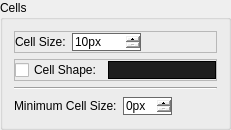
           <widget class="QGroupBox" name="groupCells">
            <property name="sizePolicy">
             <sizepolicy hsizetype="Minimum" vsizetype="MinimumExpanding">
              <horstretch>0</horstretch>
              <verstretch>0</verstretch>
             </sizepolicy>
            </property>
            <property name="styleSheet">
             <string notr="true"/>
            </property>
            <property name="title">
             <string>Cells</string>
            </property>
            <layout class="QVBoxLayout" name="verticalLayout_5">
             <item>
              <widget class="QFrame" name="frame_6">
               <property name="frameShape">
                <enum>QFrame::StyledPanel</enum>
               </property>
               <property name="frameShadow">
                <enum>QFrame::Raised</enum>
               </property>
               <layout class="QHBoxLayout" name="horizontalLayout_4">
                <property name="leftMargin">
                 <number>0</number>
                </property>
                <property name="topMargin">
                 <number>0</number>
                </property>
                <property name="rightMargin">
                 <number>0</number>
                </property>
                <property name="bottomMargin">
                 <number>0</number>
                </property>
                <item>
                 <widget class="QLabel" name="label_9">
                  <property name="statusTip">
                   <string>Width and height of each cell in pixels</string>
                  </property>
                  <property name="text">
                   <string>Cell Size:</string>
                  </property>
                 </widget>
                </item>
                <item>
                 <widget class="QSpinBox" name="spinCellSize">
                  <property name="minimumSize">
                   <size>
                    <width>0</width>
                    <height>0</height>
                   </size>
                  </property>
                  <property name="statusTip">
                   <string>Width and height of each cell in pixels</string>
                  </property>
                  <property name="whatsThis">
                   <string>&lt;html&gt;&lt;head/&gt;&lt;body&gt;&lt;p&gt;When generating a Photomosaic, the main image is split into cells. Each cell is replaced by a library image.&lt;/p&gt;&lt;p&gt;The cell size sets the width and height of each cell in pixels.&lt;/p&gt;&lt;p&gt;A smaller cell size results in more detail from the main image being identifiable, but less detail in the library images.&lt;/p&gt;&lt;/body&gt;&lt;/html&gt;</string>
                  </property>
                  <property name="styleSheet">
                   <string notr="true">QSpinBox {
border: 1px solid dimgray;
}</string>
                  </property>
                  <property name="buttonSymbols">
                   <enum>QAbstractSpinBox::PlusMinus</enum>
                  </property>
                  <property name="specialValueText">
                   <string/>
                  </property>
                  <property name="suffix">
                   <string>px</string>
                  </property>
                  <property name="minimum">
                   <number>10</number>
                  </property>
                  <property name="maximum">
                   <number>10000</number>
                  </property>
                 </widget>
                </item>
                <item>
                 <spacer name="horizontalSpacer_6">
                  <property name="orientation">
                   <enum>Qt::Horizontal</enum>
                  </property>
                  <property name="sizeHint" stdset="0">
                   <size>
                    <width>40</width>
                    <height>20</height>
                   </size>
                  </property>
                 </spacer>
                </item>
               </layout>
              </widget>
             </item>
             <item>
              <widget class="QFrame" name="frame_3">
               <property name="sizePolicy">
                <sizepolicy hsizetype="Minimum" vsizetype="Minimum">
                 <horstretch>0</horstretch>
                 <verstretch>0</verstretch>
                </sizepolicy>
               </property>
               <property name="styleSheet">
                <string notr="true"/>
               </property>
               <property name="frameShape">
                <enum>QFrame::StyledPanel</enum>
               </property>
               <property name="frameShadow">
                <enum>QFrame::Raised</enum>
               </property>
               <layout class="QHBoxLayout" name="horizontalLayout_3">
                <property name="leftMargin">
                 <number>0</number>
                </property>
                <property name="topMargin">
                 <number>0</number>
                </property>
                <property name="rightMargin">
                 <number>0</number>
                </property>
                <property name="bottomMargin">
                 <number>0</number>
                </property>
                <item>
                 <widget class="QCheckBox" name="checkCellShape">
                  <property name="statusTip">
                   <string>Controls use of custom cell shapes</string>
                  </property>
                  <property name="whatsThis">
                   <string>&lt;html&gt;&lt;head/&gt;&lt;body&gt;&lt;p&gt;When enabled will use the currently loaded cell shape for generating Photomosaics.&lt;/p&gt;&lt;p&gt;When disabled, or no cell shape is loaded, the default cell shape (square) is used.&lt;/p&gt;&lt;/body&gt;&lt;/html&gt;</string>
                  </property>
                  <property name="styleSheet">
                   <string notr="true"/>
                  </property>
                  <property name="text">
                   <string>Cell Shape:</string>
                  </property>
                 </widget>
                </item>
                <item>
                 <widget class="QLineEdit" name="lineCellShape">
                  <property name="enabled">
                   <bool>false</bool>
                  </property>
                  <property name="statusTip">
                   <string>Name of currently loaded cell shape</string>
                  </property>
                  <property name="whatsThis">
                   <string>&lt;html&gt;&lt;head/&gt;&lt;body&gt;&lt;p&gt;Displays the name of the currently loaded cell shape. When disabled the box is greyed out.&lt;/p&gt;&lt;p&gt;If no cell shape is loaded the default (square cell) is used.&lt;/p&gt;&lt;/body&gt;&lt;/html&gt;</string>
                  </property>
                  <property name="styleSheet">
                   <string notr="true">QLineEdit {
border: 1px solid dimgray;
}

QLineEdit:disabled {
	background-color: rgb(30, 30, 30);
	color: rgb(60, 60, 60);
	border-color: rgb(0, 0, 0);
}</string>
                  </property>
                  <property name="readOnly">
                   <bool>true</bool>
                  </property>
                 </widget>
                </item>
               </layout>
              </widget>
             </item>
             <item>
              <widget class="Line" name="line_5">
               <property name="orientation">
                <enum>Qt::Horizontal</enum>
               </property>
              </widget>
             </item>
             <item>
              <layout class="QHBoxLayout" name="horizontalLayout_9">
               <property name="topMargin">
                <number>0</number>
               </property>
               <item>
                <widget class="QLabel" name="label_22">
                 <property name="statusTip">
                  <string>Minimum width and height of each cell in pixels</string>
                 </property>
                 <property name="text">
                  <string>Minimum Cell Size:</string>
                 </property>
                </widget>
               </item>
               <item>
                <widget class="HalvingSpinBox" name="spinMinCellSize">
                 <property name="statusTip">
                  <string>Minimum width and height of each cell in pixels</string>
                 </property>
                 <property name="whatsThis">
                  <string>&lt;html&gt;&lt;head/&gt;&lt;body&gt;&lt;p&gt;Photomosaics can be generated using variable cell sizes. Areas of higher detail will use a smaller cell size.&lt;/p&gt;&lt;p&gt;&lt;br/&gt;&lt;/p&gt;&lt;p&gt;For each step down a cell is split into four smaller cells of half the size (and rounded down). For best cell alignment the cell size should be a power of 2.&lt;/p&gt;&lt;/body&gt;&lt;/html&gt;</string>
                 </property>
                 <property name="styleSheet">
                  <string notr="true">QSpinBox {
border: 1px solid dimgray;
}</string>
                 </property>
                 <property name="buttonSymbols">
                  <enum>QAbstractSpinBox::PlusMinus</enum>
                 </property>
                 <property name="suffix">
                  <string>px</string>
                 </property>
                </widget>
               </item>
               <item>
                <spacer name="horizontalSpacer_10">
                 <property name="orientation">
                  <enum>Qt::Horizontal</enum>
                 </property>
                 <property name="sizeHint" stdset="0">
                  <size>
                   <width>40</width>
                   <height>20</height>
                  </size>
                 </property>
                </spacer>
               </item>
              </layout>
             </item>
             <item>
              <spacer name="verticalSpacer_2">
               <property name="orientation">
                <enum>Qt::Vertical</enum>
               </property>
               <property name="sizeType">
                <enum>QSizePolicy::MinimumExpanding</enum>
               </property>
               <property name="sizeHint" stdset="0">
                <size>
                 <width>20</width>
                 <height>0</height>
                </size>
               </property>
              </spacer>
             </item>
            </layout>
           </widget>
